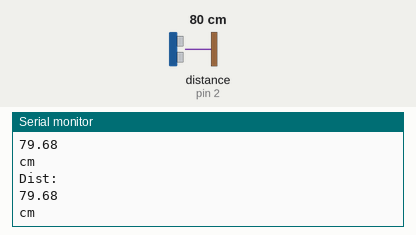
Recording of a sketch running on a simulated Arduino Uno, built with avr-gcc and run on an emulated ATmega328P. Shown: the last lines printed to the serial monitor. Wiring (inferred from the names in the program): ultrasonic range finder: trigger pin 3; echo pin 2. Inputs (shaded band) come from the test bench; at power-on: distance to the obstacle (sensor on pin 2) 80 cm. The echo pulse lasts 58.3 µs per cm.

Above: at 1.2 s.
1.3 s: distance to the obstacle (sensor on pin 2) set to 2 cm
At 1.74 s:
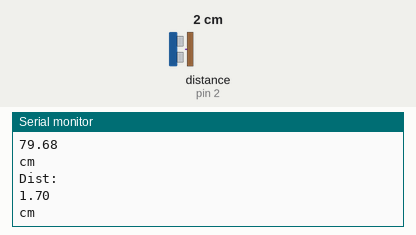
2.8 s: distance to the obstacle (sensor on pin 2) set to 4 cm
At 3.25 s:
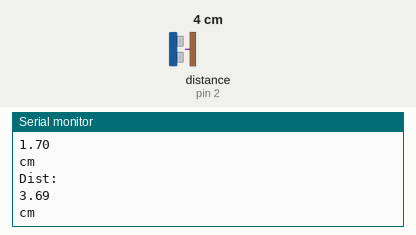
Timing chart, 0 to 5.8 s (numbered marks = the images above; inputs shaded):
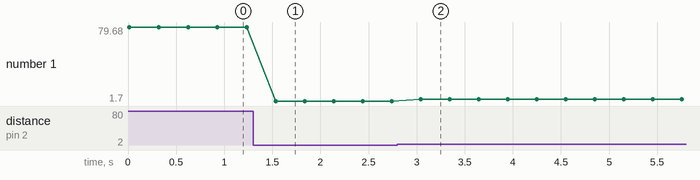

Measured:
- after the input at 1.3 s, the serial monitor: prints a new line after 0.24 s (image 1)
- after the input at 2.8 s, the serial monitor: prints a new line after 0.24 s (image 2)
- plotted number 1: 79.68 → 1.7 after the input at 1.3 s, 1.7 → 3.69 after the input at 2.8 s

The sketch:

1_1_4.ino
```cpp
//EP25B004
//V.AJAY
float duration;
float distance;
int trigpin=3;
int echopin=2;
void setup()
{
  pinMode(trigpin,OUTPUT);
  pinMode(echopin,INPUT);
  Serial.begin(9600);
}

void loop()
{
  digitalWrite(trigpin,LOW);
  delayMicroseconds(2);
  digitalWrite(trigpin,HIGH);
  delayMicroseconds(10);
  digitalWrite(trigpin,LOW);
  duration=pulseIn(echopin,HIGH,30000);
  distance=( duration*0.0343 )/2;	//distance in cm

  if (duration==0){
    Serial.println("No Object Found");

  }
  else{
    Serial.println("Dist:");
    Serial.println(distance);
    Serial.println("cm    ");
  }
  delay(300);

}
```
